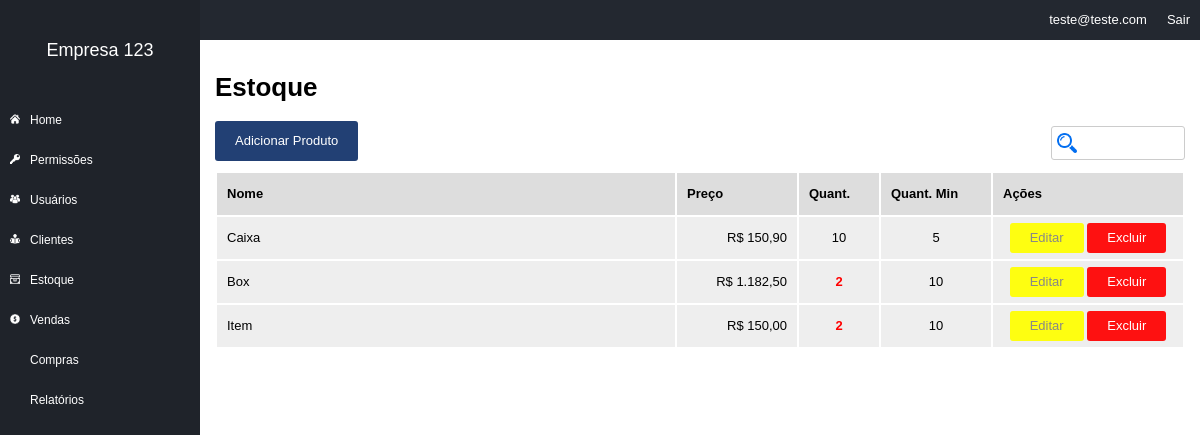
The page /inventory (signed in) on the database its author committed.
### tables this page shows
CREATE TABLE `inventory` (
  `Id` int(11) NOT NULL AUTO_INCREMENT,
  `name` varchar(150) DEFAULT NULL,
  `price` double(10,2) DEFAULT '0.00',
  `quant` int(11) DEFAULT '0',
  `min_quant` int(11) DEFAULT '0',
  `id_company` int(11) DEFAULT NULL,
  PRIMARY KEY (`Id`)
);

### core/controller.php (called while the page is built, shortened)
<?php
class controller{
    public function loadTemplate($viewName,$viewData = array()){
        require 'views/template.php';
    }
    public function loadViewInTemplate($viewName,$viewData = array()){
        extract($viewData);
        require "views/".$viewName.".php";
    }
}

### core/Core.php (called while the page is built, shortened)
<?php
    class Core{
        public function run(){
            $url = '/';
            if(!empty($_GET['url'])) {
                $url .= $_GET['url'];
            }
            $params = array();
            if(!empty($url) && $url != "/"){
                $url = explode("/",$url);
                array_shift($url);
                array_shift($url);
                if(isset($url) && !empty($url[0])){
                    $currentAction = $url[0];
                    array_shift($url);
                }else{
                    $currentAction = "index";
                }
            }else{
                $currentController = "homeController";
                $currentAction = "index";
            }
            $c = new $currentController();
            call_user_func_array(array($c,$currentAction),$params);
        }
    }

### index.php (called while the page is built, shortened)
<?php
$core = new Core();
$core->run();

### core/model.php (called while the page is built, shortened)
<?php
    class model{
        public function __construct() {
            global $db;
            $this->db = $db;
        }
    }

### models/Inventory.php (called while the page is built, shortened)
<?php
class Inventory extends Model
{
    public function getList($offset, $comp)
    {
        $array = [];
        $sql = $this->db->prepare("SELECT * FROM inventory WHERE id_company = :comp LIMIT :offset, 10");
        $sql->bindValue(":comp", $comp, PDO::PARAM_INT);
        $sql->bindValue(":offset", $offset, PDO::PARAM_INT);
        $sql->execute();
        if ($sql->rowCount() > 0) {
            $array = $sql->fetchAll(PDO::FETCH_ASSOC);
        }
        return $array;
    }
}

### models/Users.php (called while the page is built, shortened)
<?php
class Users extends Model
{
    private $userInfo;
    public function setLoggedUser()
    {
        if (!empty($_SESSION['ccUser'])) {
            $id = $_SESSION['ccUser'];
            $sql = $this->db->prepare("SELECT * FROM users WHERE Id = :id");
            $sql->bindValue(":id", $id);
            $sql->execute();
            if ($sql->rowCount() > 0) {
                $this->userInfo = $sql->fetch(PDO::FETCH_ASSOC);
            }
        }
    }
    public function getCompany()
    {
        if (!empty($this->userInfo['id_company'])) {
            return $this->userInfo['id_company'];
        } else {
            return 0;
        }
    }
}

### views/inventory.php (the view)
<h1>Estoque</h1>
<?php if ($addPermission) {?>
    <a class="button" href="<?php echo BASE_URL . "inventory/add"; ?>">Adicionar Produto</a>
<?php }?>
<input type="text" id="busca" data-type="searchInventory"/>
<table width="100%">
    <tr>
        <th>Nome</th>
        <th width="100">Preço</th>
        <th width="60" nowrap>Quant.</th>
        <th width="90">Quant. Min</th>
        <th width="170">Ações</th>
    </tr>
    <?php foreach ($inventoryList as $product) {?>
    <tr>
        <td><?php echo $product['name']; ?></td>
        <td style="text-align:right"><?php echo "R$ " . number_format($product['price'], 2, ",", "."); ?></td>
        <td style="text-align:center; <?php echo ($product['quant'] <= $product['min_quant']) ? "color:red;font-weight:bold;": ""; ?>"><?php echo $product['quant']; ?></td>
        <td style="text-align:center"><?php echo $product['min_quant']; ?></td>
        <td style="text-align:center"><?php if ($editPermission) {?>
                <a  class="button bt-sm bt-yel" href="<?php echo BASE_URL . "inventory/edit/" . $product['Id']; ?>">Editar</a>
                <a class="button bt-sm bt-red" href="<?php echo BASE_URL . "inventory/del/" . $product['Id']; ?>" onclick="return confirm('Deseja realmente exluir?');">Excluir</a>
            <?php } else {?>
                <a  class="button bt-sm" href="<?php echo BASE_URL . "inventory/view/" . $product['Id']; ?>">Ver Detalhes</a>
            <?php }?>
        </td>
    </tr>
    <?php }?>
</table>

### assets/css/estilos.css (style rules this page uses)
body { margin: 0; padding: 0; font-size: 13px; font-family: Arial; }
input[type="text"], input[type="email"], input[type="password"], input[type="tel"], input[type="number"], textarea, select { height: 30px; font-size: 13px; outline: 0; padding-left: 5px; padding-right: 5px; width: 100%; margin-top: 5px; }
input[type="submit"], button, .button { text-decoration: none; border: 0; background-color: #224074; color: #fff; height: 40px; line-height: 40px; border-radius: 3px; padding-left: 20px; padding-right: 20px; cursor: pointer; font-size: 13px; display: inline-block; }
.bt-sm { height: 30px; line-height: 30px; }
.bt-red { background-color: #fe1111 !important; }
.bt-yel { background-color: #fefe11 !important; color: #888; }
table { margin-top: 10px; }
table th { height: 40px; line-height: 40px; background-color: #ddd; text-align: left; padding-left: 10px; padding-right: 10px; }
table td { height: 40px; line-height: 40px; background-color: #eee; text-align: left; padding-left: 10px; padding-right: 10px; }
#busca { width: 100px; float: right; background-image: url("../images/search.png"); background-repeat: no-repeat; background-size: 20px 20px; background-position: 5px center; padding-left: 27px; border-radius: 3px; border: 1px solid #ccc; }

### rows shown on the page
inventory: name "Caixa", price "150,90", quant "10", min_quant "5"
inventory: name "Box", price "1.182,50", quant "2", min_quant "10"
inventory: name "Item", price "150,00", quant "2", min_quant "10"

### other values the page prints
$viewData['companyName'] "Empresa 123"
$viewData['userEmail'] "teste@teste.com"
